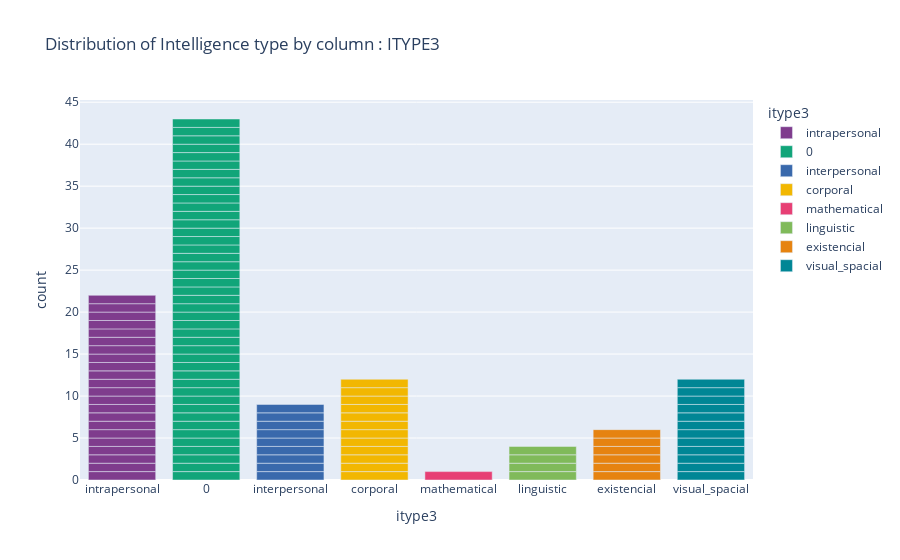

Notebook code for this chart:
### Markdown cell above
Here the distribution intelligence is shown as a whole for the Itype3.
the value 0 is predominating as it was the third question about the same topic and an input here was less likely to happen as it was

### Code cell
fig = px.bar(df, x="itype3", title="Distribution of Intelligence type by column : ITYPE3", color="itype3", color_discrete_sequence=px.colors.qualitative.Bold)
fig.show()

### Figure 1 — Plotly figure (JSON) as saved in the notebook; plotly's stock layout.template omitted (floating-point values rounded to 4 significant figures)
{"data": [{"alignmentgroup": "True", "hovertemplate": "itype3=%{x}<br>count=%{y}<extra></extra>", "legendgroup": "intrapersonal", "marker": {"color": "rgb(127, 60, 141)"}, "name": "intrapersonal", "offsetgroup": "intrapersonal", "orientation": "v", "showlegend": true, "textposition": "auto", "type": "bar", "x": ["intrapersonal", "intrapersonal", "intrapersonal", "intrapersonal", "intrapersonal", "intrapersonal", "intrapersonal", "intrapersonal", "intrapersonal", "intrapersonal", "intrapersonal", "intrapersonal", "intrapersonal", "intrapersonal", "intrapersonal", "intrapersonal", "intrapersonal", "intrapersonal", "intrapersonal", "intrapersonal", "intrapersonal", "intrapersonal"], "xaxis": "x", "y": [1, 1, 1, 1, 1, 1, 1, 1, 1, 1, 1, 1, 1, 1, 1, 1, 1, 1, 1, 1, 1, 1], "yaxis": "y"}, {"alignmentgroup": "True", "hovertemplate": "itype3=%{x}<br>count=%{y}<extra></extra>", "legendgroup": "0", "marker": {"color": "rgb(17, 165, 121)"}, "name": "0", "offsetgroup": "0", "orientation": "v", "showlegend": true, "textposition": "auto", "type": "bar", "x": [0, 0, 0, 0, 0, 0, 0, 0, 0, 0, 0, 0, 0, 0, 0, 0, 0, 0, 0, 0, 0, 0, 0, 0, 0, 0, 0, 0, 0, 0, 0, 0, 0, 0, 0, 0, 0, 0, 0, 0, 0, 0, 0], "xaxis": "x", "y": [1, 1, 1, 1, 1, 1, 1, 1, 1, 1, 1, 1, 1, 1, 1, 1, 1, 1, 1, 1, 1, 1, 1, 1, 1, 1, 1, 1, 1, 1, 1, 1, 1, 1, 1, 1, 1, 1, 1, 1, 1, 1, 1], "yaxis": "y"}, {"alignmentgroup": "True", "hovertemplate": "itype3=%{x}<br>count=%{y}<extra></extra>", "legendgroup": "interpersonal", "marker": {"color": "rgb(57, 105, 172)"}, "name": "interpersonal", "offsetgroup": "interpersonal", "orientation": "v", "showlegend": true, "textposition": "auto", "type": "bar", "x": ["interpersonal", "interpersonal", "interpersonal", "interpersonal", "interpersonal", "interpersonal", "interpersonal", "interpersonal", "interpersonal"], "xaxis": "x", "y": [1, 1, 1, 1, 1, 1, 1, 1, 1], "yaxis": "y"}, {"alignmentgroup": "True", "hovertemplate": "itype3=%{x}<br>count=%{y}<extra></extra>", "legendgroup": "corporal", "marker": {"color": "rgb(242, 183, 1)"}, "name": "corporal", "offsetgroup": "corporal", "orientation": "v", "showlegend": true, "textposition": "auto", "type": "bar", "x": ["corporal", "corporal", "corporal", "corporal", "corporal", "corporal", "corporal", "corporal", "corporal", "corporal", "corporal", "corporal"], "xaxis": "x", "y": [1, 1, 1, 1, 1, 1, 1, 1, 1, 1, 1, 1], "yaxis": "y"}, {"alignmentgroup": "True", "hovertemplate": "itype3=%{x}<br>count=%{y}<extra></extra>", "legendgroup": "mathematical", "marker": {"color": "rgb(231, 63, 116)"}, "name": "mathematical", "offsetgroup": "mathematical", "orientation": "v", "showlegend": true, "textposition": "auto", "type": "bar", "x": ["mathematical"], "xaxis": "x", "y": [1], "yaxis": "y"}, {"alignmentgroup": "True", "hovertemplate": "itype3=%{x}<br>count=%{y}<extra></extra>", "legendgroup": "linguistic", "marker": {"color": "rgb(128, 186, 90)"}, "name": "linguistic", "offsetgroup": "linguistic", "orientation": "v", "showlegend": true, "textposition": "auto", "type": "bar", "x": ["linguistic", "linguistic", "linguistic", "linguistic"], "xaxis": "x", "y": [1, 1, 1, 1], "yaxis": "y"}, {"alignmentgroup": "True", "hovertemplate": "itype3=%{x}<br>count=%{y}<extra></extra>", "legendgroup": "existencial", "marker": {"color": "rgb(230, 131, 16)"}, "name": "existencial", "offsetgroup": "existencial", "orientation": "v", "showlegend": true, "textposition": "auto", "type": "bar", "x": ["existencial", "existencial", "existencial", "existencial", "existencial", "existencial"], "xaxis": "x", "y": [1, 1, 1, 1, 1, 1], "yaxis": "y"}, {"alignmentgroup": "True", "hovertemplate": "itype3=%{x}<br>count=%{y}<extra></extra>", "legendgroup": "visual_spacial", "marker": {"color": "rgb(0, 134, 149)"}, "name": "visual_spacial", "offsetgroup": "visual_spacial", "orientation": "v", "showlegend": true, "textposition": "auto", "type": "bar", "x": ["visual_spacial", "visual_spacial", "visual_spacial", "visual_spacial", "visual_spacial", "visual_spacial", "visual_spacial", "visual_spacial", "visual_spacial", "visual_spacial", "visual_spacial", "visual_spacial"], "xaxis": "x", "y": [1, 1, 1, 1, 1, 1, 1, 1, 1, 1, 1, 1], "yaxis": "y"}], "layout": {"barmode": "relative", "legend": {"title": {"text": "itype3"}, "tracegroupgap": 0}, "title": {"text": "Distribution of Intelligence type by column : ITYPE3"}, "xaxis": {"anchor": "y", "categoryarray": ["intrapersonal", 0, "interpersonal", "corporal", "mathematical", "linguistic", "existencial", "visual_spacial"], "categoryorder": "array", "domain": [0, 1], "title": {"text": "itype3"}}, "yaxis": {"anchor": "x", "domain": [0, 1], "title": {"text": "count"}}}}
